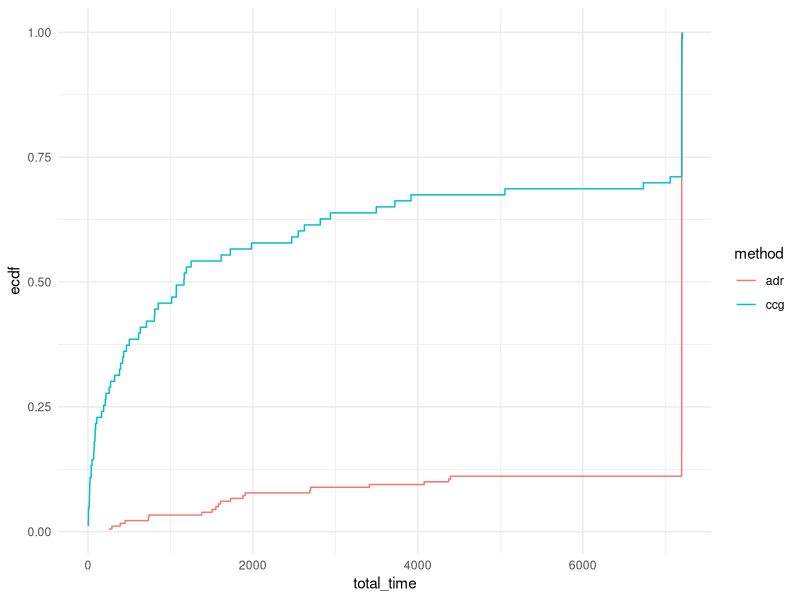

Generate this figure with R:
## ---- chunk 1
library(rmarkdown)
library(kableExtra)
library(tidyr)
library(ggplot2)
## ---- chunk 2
results_adr = read.csv("adr-results.csv", header = FALSE)
colnames(results_adr) = c("tag", "instance", "Gamma", "total_time", "status", "reason", "best_bound", "best_obj")

results_adr$tag = NULL
## ---- chunk 3
results_ccg = read.csv("ccg-results.csv", header = FALSE)
colnames(results_ccg) = c("tag", "instance", "standard_phase_time_limit", "master_solver", "status", "reason", "has_large_scaled", "n_iterations", "total_time", "master_time", "adversarial_time", "best_bound", "best_obj", "relative_gap", "absolute_gap", "adversarial_unexpected_status",  "with_heuristic", "with_non_optimal_pricing", "n_jobs", "Gamma", "blank")

results_ccg = results_ccg[,colnames(results_adr)]
## ---- chunk 4
results_ccg$method = "ccg"
results_adr$method = "adr"
results = rbind(results_ccg, results_adr)
## ---- chunk 5
paged_table(results)
## ---- chunk 6
ggplot(results, aes(x = total_time, col = method)) +
  stat_ecdf(pad = FALSE) +
  coord_cartesian(xlim = c(0,7200)) +
  theme_minimal()
## ---- chunk 7
